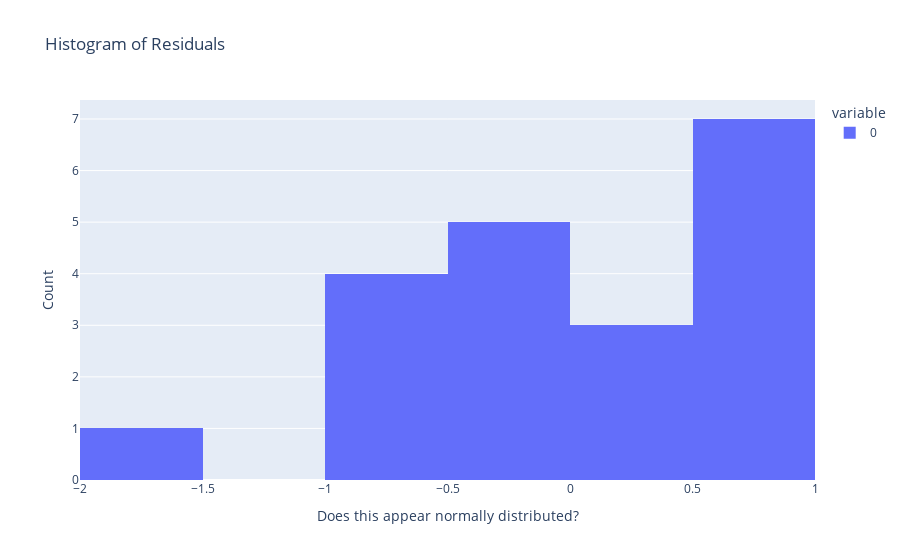

Source (notebook cell):
### Code cell
# If *residuals* do not appear approximately normally distributed, the "normality assumption" is implausible
residual_normality = px.histogram(data_fitted_model.resid, title="Histogram of Residuals")
residual_normality.update_layout(xaxis_title="Does this appear normally distributed?", yaxis_title="Count")
residual_normality.show()

### Figure 1 — Plotly figure (JSON) as saved in the notebook; plotly's stock layout.template omitted (floating-point values rounded to 4 significant figures)
{"data": [{"alignmentgroup": "True", "bingroup": "x", "hovertemplate": "variable=0<br>value=%{x}<br>count=%{y}<extra></extra>", "legendgroup": "0", "marker": {"color": "#636efa", "pattern": {"shape": ""}}, "name": "0", "offsetgroup": "0", "orientation": "v", "showlegend": true, "type": "histogram", "x": [-1.824, -0.9554, -0.08658, 0.3347, -0.1915, -0.5341, 0.4921, 0.5184, 0.5446, 0.6496, -0.2717, 0.6233, -0.6391, -0.5079, 0.5708, 0.5971, 0.4397, -0.1128, 0.5184, -0.1653], "xaxis": "x", "yaxis": "y"}], "layout": {"barmode": "relative", "legend": {"title": {"text": "variable"}, "tracegroupgap": 0}, "title": {"text": "Histogram of Residuals"}, "xaxis": {"anchor": "y", "domain": [0, 1], "title": {"text": "Does this appear normally distributed?"}}, "yaxis": {"anchor": "x", "domain": [0, 1], "title": {"text": "Count"}}}}
